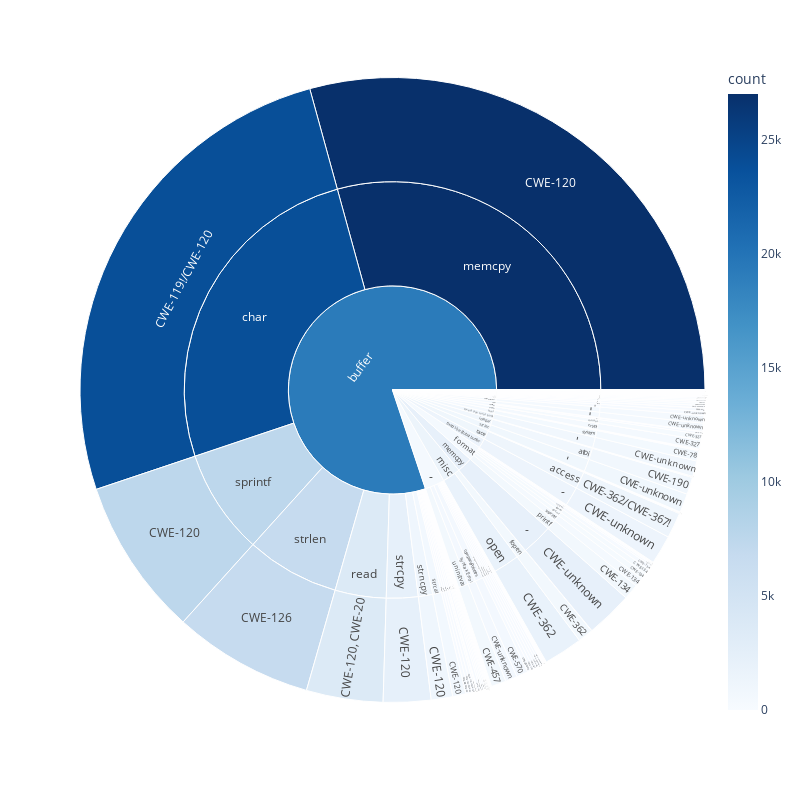

Notebook cell for this chart:
### Markdown cell above
### Plotting subburset plot from the frequency of category, name and cwe types.

### Code cell
dfplt = dfs[['category', 'name', 'cwe']].groupby(['category', 'name', 'cwe'], group_keys=False).size().reset_index(name='count')
fig = px.sunburst(dfplt, 
    path=['category', 'name', 'cwe'], 
    values='count', 
    color_continuous_scale='Blues',
    color='count',
)
# fig.write_image("figure/vul_statistics.pdf")
# fig.update_traces(hovertemplate='%{label}<br>%{customdata}')
fig.update_layout(
    autosize=False,
    width=800,
    height=800,)
fig.show()
# fig.write_image("../figure/vul_statistics.pdf")

### Figure 1 — Plotly figure (JSON) as saved in the notebook; plotly's stock layout.template omitted (floating-point values rounded to 4 significant figures; data arrays with more than 128 entries replaced by an {"elided": "..."} marker saying what was removed)
{"data": [{"branchvalues": "total", "customdata": {"elided": "387x1 float values"}, "domain": {"x": [0, 1], "y": [0, 1]}, "hovertemplate": "labels=%{label}<br>count_sum=%{value}<br>parent=%{parent}<br>id=%{id}<br>count=%{color}<extra></extra>", "ids": {"elided": "387 str values"}, "labels": {"elided": "387 str values"}, "marker": {"coloraxis": "coloraxis", "colors": {"elided": "387 float values"}}, "name": "", "parents": {"elided": "387 str values"}, "type": "sunburst", "values": {"elided": "387 int values"}}], "layout": {"autosize": false, "coloraxis": {"colorbar": {"title": {"text": "count"}}, "colorscale": [[0, "rgb(247,251,255)"], [0.125, "rgb(222,235,247)"], [0.25, "rgb(198,219,239)"], [0.375, "rgb(158,202,225)"], [0.5, "rgb(107,174,214)"], [0.625, "rgb(66,146,198)"], [0.75, "rgb(33,113,181)"], [0.875, "rgb(8,81,156)"], [1, "rgb(8,48,107)"]]}, "height": 800, "legend": {"tracegroupgap": 0}, "margin": {"t": 60}, "width": 800}}
